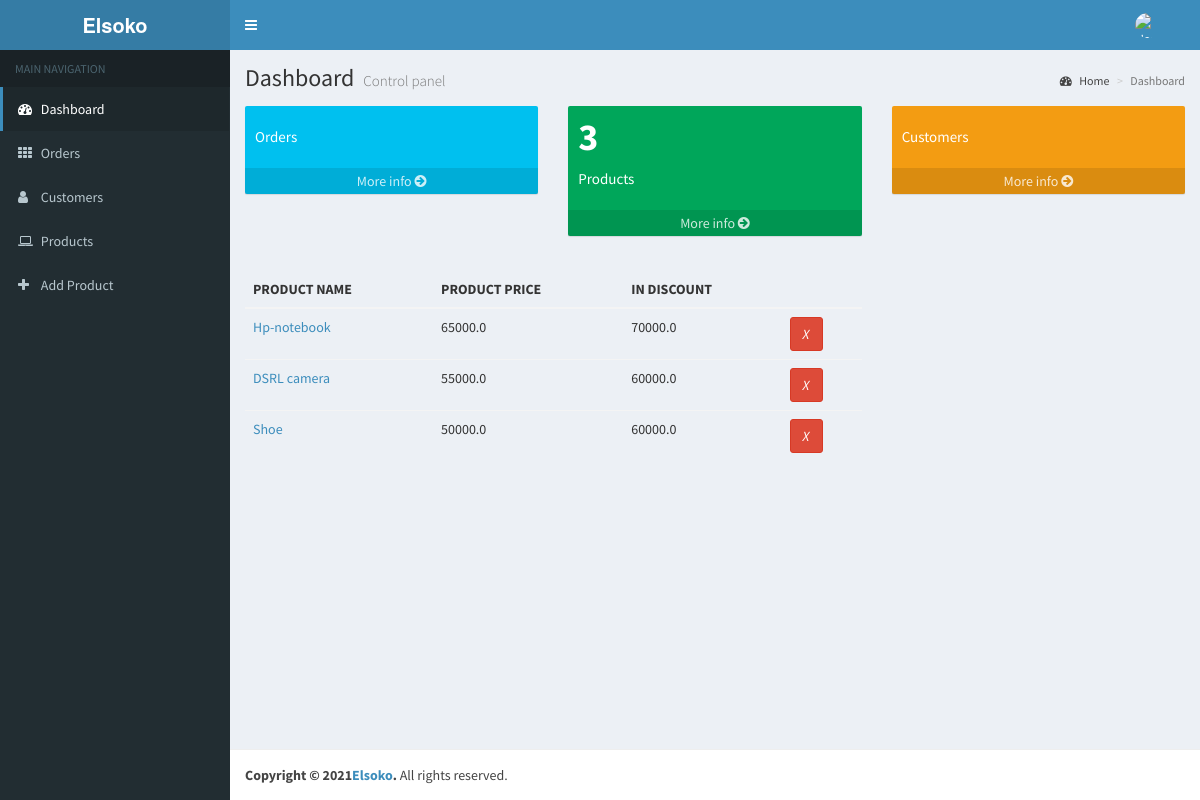
/shop/products/ (signed in), run on the app's committed database.
### main/models.py (models this page shows, shortened)
class Product(models.Model):
    name = models.CharField(max_length=40)
    shop = models.ForeignKey(Shop, on_delete=models.CASCADE)
    category = models.ForeignKey(SubCategory, on_delete=models.CASCADE)
    new = models.BooleanField(default=True)
    price = models.FloatField()
    discount = models.FloatField(default=0)
    image = models.ImageField(upload_to='product images')
    image2 = models.ImageField(upload_to="product images", blank=True, null=True)
    image3 = models.ImageField(upload_to="product images", blank=True, null=True)
    image4 = models.ImageField(upload_to="product images", blank=True, null=True)
    description_title = models.TextField(blank=True, null=True)
    description = models.TextField()
    created_at = models.DateField(auto_now_add=True)

### shop/views.py (the view)
# urls.py: path('products/', views.products, name="shop-products"),
def products(request):
    context = {}
    user = request.user
    shop = Shop.objects.get(owner_id=user.id)
    shop_products = Product.objects.filter(shop_id=shop.id)
    context["products"] = shop_products
    return render(request, 'shop/products.html', context)

### templates/Shop/products.html
{% extends 'shop/base.html' %}
{% load static%}
{% block content%}
    <section class="content">
        <div class="row">
            <div class="col-md-8">
                <div class="tm-product-table-container">
              <table class="table table-hover tm-table-small tm-product-table">
                <thead>
                  <tr>
                    <th scope="col">PRODUCT NAME</th>
                    <th scope="col">PRODUCT PRICE</th>
                    <th scope="col">IN DISCOUNT</th>
                    <th scope="col">&nbsp;</th>
                  </tr>
                </thead>
                <tbody>
                {% for product in products %}
                  <tr>
                      <td class="tm-product-name"><a href="{% url 'products' product.id %}">{{ product.name }}</a> </td>
                    <td>{{ product.price }}</td>
                    <td>{{ product.discount }}</td>
                    <td>
                      <a href="{% url 'delete-product' product.id %}" class="btn btn-danger">
                        <i>X</i>
                      </a>
                    </td>
                  </tr>
                  {% endfor %}
                </tbody>
              </table>
            </div>
            </div>
        </div>
    </section>
{% endblock %}

### data on the page
Product: name "Hp-notebook", price "65000.0", discount "70000.0"
Product: name "DSRL camera", price "55000.0", discount "60000.0"
Product: name "Shoe", price "50000.0", discount "60000.0"

### other printed values
{{ products.count }} "3"
